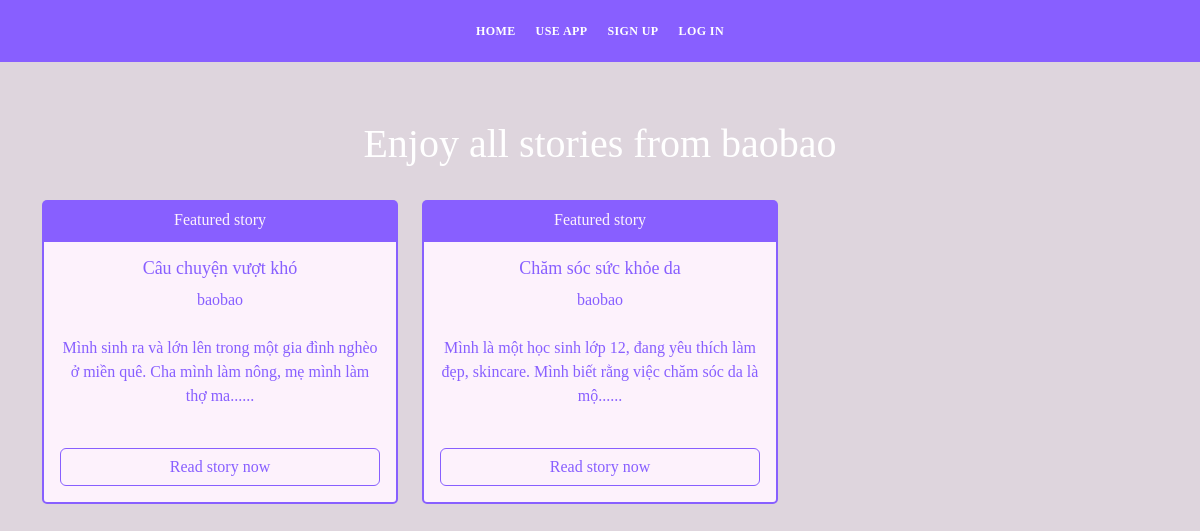
Page /other_user_blogs/1 on the earlier database version.
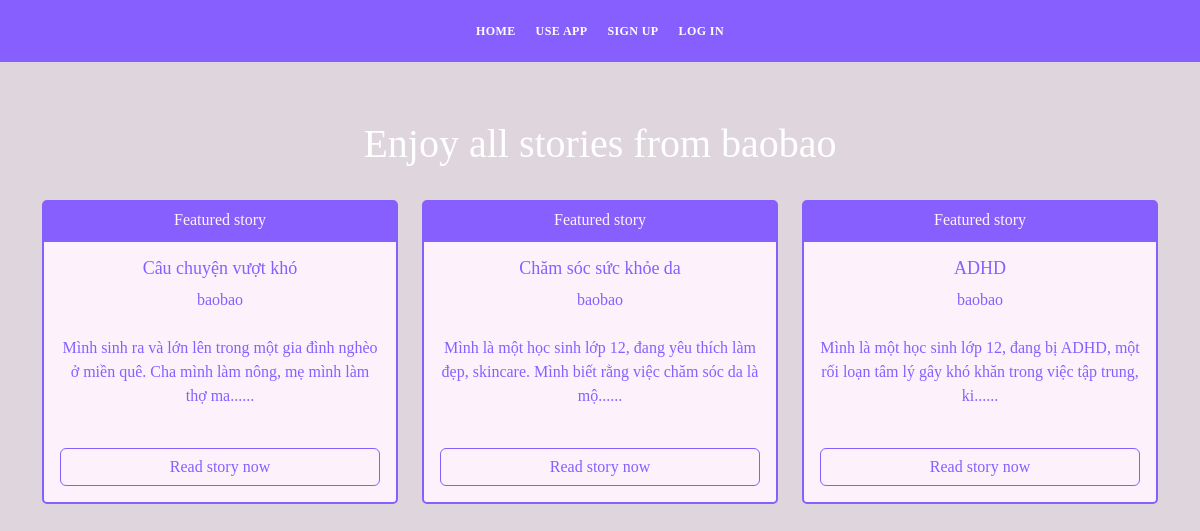
Same page on the later database version.
### app.py (models this page shows, shortened)
class Blogs(db.Model):
    id = db.Column(db.Integer, primary_key=True)
    title = db.Column(db.String(255), nullable=False)
    content = db.Column(db.Text, nullable=False)
    date_posted = db.Column(db.DateTime, default=datetime.utcnow)
    blog_commented = db.relationship('Comments', backref='blog_commented')
    blog_reacted = db.relationship('Reactions', backref='blog_reacted')
    tags = db.relationship('Tags', backref='blog_tags')
    blog_bookmarked = db.relationship('BookMarks', backref='blog_bookmarked')
    blog_category = db.relationship('Categories', backref='blog_category')
    poster_id = db.Column(db.Integer, db.ForeignKey('users.id'))

class Users(db.Model, UserMixin):
    id = db.Column(db.Integer, primary_key=True)
    name = db.Column(db.String(200), nullable=False)
    email =  db.Column(db.String(120), nullable=False, unique=True)
    user_name = db.Column(db.String(120), nullable=False)
    password_hash = db.Column(db.String(200))
    posts = db.relationship('Blogs', backref='poster')
    comments = db.relationship('Comments', backref='commenter')
    reacts = db.relationship('Reactions', backref='reacter')
    bookmarks = db.relationship('BookMarks', backref='bookmarker')
    @property
    def password():
        raise AttributeError('password is not a readable attribute')
    date_added = db.Column(db.DateTime, default=datetime.utcnow)

### app.py (the view)
@app.route("/other_user_blogs/<int:id>", methods=["GET", "POST"])
def other_user_blogs(id):
    user = Users.query.get_or_404(id)
    all_blogs = Blogs.query.order_by(Blogs.date_posted)
    return render_template('other_user_blogs.html', user=user, all_blogs=all_blogs)

### app.py (called while the page is built)
@app.context_processor
def base():
    form = SearchForm()
    return dict(form=form)

### templates/other_user_blogs.html (shortened to what this page needs)
{% include 'navbar.html' %}
<div id="hero" class="hero route bg-image">
    <div class="hero-content display-table">
        <div class="table-cell-2">
            <h1>Enjoy all stories from {{user.user_name}}</h1>
            <div class="container">
                <div class="row">
                    {% for blog in all_blogs %}
                        {% if blog.poster.id == user.id %}
                            <div class="col-4 mt-4">
                                <div class="card">
                                    <div class="card-header card-secondary-color">
                                        Featured story
                                    </div>
                                    <div class="card-body card-primary-color">
                                        <h3 class="card-title">{{blog.title}}</h3>
                                        <a href="{{url_for('other_user_blogs', id=blog.poster.id)}}"><p class="card-text">{{blog.poster.user_name}}</p></a>
                                        <p class="card-text mt-4">{{blog.content[:100]}}......</p>
                                        <br>
                                        <div class="d-grid gap-2">
                                            <a href="{{url_for('blog', id=blog.id)}}" class="btn btn-outline-primary">Read story now</a>
                                        </div>
                                    </div>
                                </div>
                            </div>
                        {% endif %}
                    {% endfor %}
                </div>
            </div>
        </div>
    </div>
</div>

Differences in the rows shown:
added Blogs: title "ADHD", poster.user_name "baobao", content "Mình là một học sinh lớp 12, đang bị ADHD, một rối loạn tâm lý gây khó khăn trong việc tập trung, ki"
